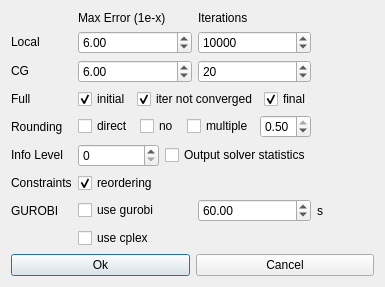
<?xml version="1.0" encoding="UTF-8"?>
<ui version="4.0">
 <class>QtMISolverDialogBaseUI</class>
 <widget class="QDialog" name="QtMISolverDialogBaseUI">
  <property name="windowModality">
   <enum>Qt::ApplicationModal</enum>
  </property>
  <property name="geometry">
   <rect>
    <x>0</x>
    <y>0</y>
    <width>385</width>
    <height>273</height>
   </rect>
  </property>
  <property name="windowTitle">
   <string>Dialog</string>
  </property>
  <layout class="QVBoxLayout" name="verticalLayout">
   <item>
    <layout class="QGridLayout" name="gridLayout">
     <item row="8" column="1">
      <widget class="QCheckBox" name="cplexRoundingCB">
       <property name="text">
        <string>use cplex</string>
       </property>
      </widget>
     </item>
     <item row="0" column="1">
      <widget class="QLabel" name="label_4">
       <property name="text">
        <string>Max Error (1e-x)</string>
       </property>
      </widget>
     </item>
     <item row="0" column="2">
      <widget class="QLabel" name="label_6">
       <property name="text">
        <string>Iterations</string>
       </property>
      </widget>
     </item>
     <item row="1" column="0">
      <widget class="QLabel" name="label_5">
       <property name="sizePolicy">
        <sizepolicy hsizetype="Fixed" vsizetype="Fixed">
         <horstretch>0</horstretch>
         <verstretch>0</verstretch>
        </sizepolicy>
       </property>
       <property name="text">
        <string>Local</string>
       </property>
      </widget>
     </item>
     <item row="1" column="1">
      <widget class="QDoubleSpinBox" name="localErrorDSB">
       <property name="decimals">
        <number>2</number>
       </property>
       <property name="minimum">
        <double>-1000000000.000000000000000</double>
       </property>
       <property name="maximum">
        <double>1000000000.000000000000000</double>
       </property>
       <property name="value">
        <double>6.000000000000000</double>
       </property>
      </widget>
     </item>
     <item row="1" column="2">
      <widget class="QSpinBox" name="localItersSB">
       <property name="maximum">
        <number>1000000000</number>
       </property>
       <property name="value">
        <number>10000</number>
       </property>
      </widget>
     </item>
     <item row="2" column="0">
      <widget class="QLabel" name="label_3">
       <property name="sizePolicy">
        <sizepolicy hsizetype="Fixed" vsizetype="Fixed">
         <horstretch>0</horstretch>
         <verstretch>0</verstretch>
        </sizepolicy>
       </property>
       <property name="text">
        <string>CG</string>
       </property>
      </widget>
     </item>
     <item row="2" column="1">
      <widget class="QDoubleSpinBox" name="cgErrorDSB">
       <property name="decimals">
        <number>2</number>
       </property>
       <property name="minimum">
        <double>-1000000000.000000000000000</double>
       </property>
       <property name="maximum">
        <double>1000000000.000000000000000</double>
       </property>
       <property name="value">
        <double>6.000000000000000</double>
       </property>
      </widget>
     </item>
     <item row="2" column="2">
      <widget class="QSpinBox" name="cgItersSB">
       <property name="maximum">
        <number>1000000000</number>
       </property>
       <property name="value">
        <number>20</number>
       </property>
      </widget>
     </item>
     <item row="3" column="0">
      <widget class="QLabel" name="label_7">
       <property name="sizePolicy">
        <sizepolicy hsizetype="Fixed" vsizetype="Fixed">
         <horstretch>0</horstretch>
         <verstretch>0</verstretch>
        </sizepolicy>
       </property>
       <property name="text">
        <string>Full</string>
       </property>
      </widget>
     </item>
     <item row="3" column="1" colspan="2">
      <layout class="QHBoxLayout" name="horizontalLayout">
       <item>
        <widget class="QCheckBox" name="initialFullCB">
         <property name="text">
          <string>initial</string>
         </property>
         <property name="checked">
          <bool>true</bool>
         </property>
        </widget>
       </item>
       <item>
        <widget class="QCheckBox" name="iterFullCB">
         <property name="text">
          <string>iter not converged</string>
         </property>
         <property name="checked">
          <bool>true</bool>
         </property>
        </widget>
       </item>
       <item>
        <widget class="QCheckBox" name="finalFullCB">
         <property name="text">
          <string>final</string>
         </property>
         <property name="checked">
          <bool>true</bool>
         </property>
         <property name="tristate">
          <bool>false</bool>
         </property>
        </widget>
       </item>
      </layout>
     </item>
     <item row="4" column="0">
      <widget class="QLabel" name="label_2">
       <property name="text">
        <string>Rounding</string>
       </property>
      </widget>
     </item>
     <item row="4" column="1" colspan="2">
      <layout class="QHBoxLayout" name="horizontalLayout_3">
       <item>
        <widget class="QCheckBox" name="directRoundingCB">
         <property name="text">
          <string>direct</string>
         </property>
        </widget>
       </item>
       <item>
        <widget class="QCheckBox" name="noRoundingCB">
         <property name="text">
          <string>no</string>
         </property>
        </widget>
       </item>
       <item>
        <widget class="QCheckBox" name="multipleRoundingCB">
         <property name="text">
          <string>multiple</string>
         </property>
        </widget>
       </item>
       <item>
        <widget class="QDoubleSpinBox" name="multipleRoundingDSB">
         <property name="decimals">
          <number>2</number>
         </property>
         <property name="minimum">
          <double>0.000000000000000</double>
         </property>
         <property name="maximum">
          <double>0.500000000000000</double>
         </property>
         <property name="value">
          <double>0.500000000000000</double>
         </property>
        </widget>
       </item>
      </layout>
     </item>
     <item row="5" column="0">
      <widget class="QLabel" name="label">
       <property name="sizePolicy">
        <sizepolicy hsizetype="Fixed" vsizetype="Fixed">
         <horstretch>0</horstretch>
         <verstretch>0</verstretch>
        </sizepolicy>
       </property>
       <property name="text">
        <string>Info Level</string>
       </property>
      </widget>
     </item>
     <item row="5" column="1" colspan="2">
      <layout class="QHBoxLayout" name="horizontalLayout_4">
       <item>
        <widget class="QSpinBox" name="infoSB"/>
       </item>
       <item>
        <widget class="QCheckBox" name="solverStatsCheckBox">
         <property name="text">
          <string>Output solver statistics</string>
         </property>
        </widget>
       </item>
      </layout>
     </item>
     <item row="6" column="0">
      <widget class="QLabel" name="label_8">
       <property name="text">
        <string>Constraints</string>
       </property>
      </widget>
     </item>
     <item row="6" column="1">
      <widget class="QCheckBox" name="use_reordering_cb">
       <property name="text">
        <string>reordering</string>
       </property>
       <property name="checked">
        <bool>true</bool>
       </property>
      </widget>
     </item>
     <item row="7" column="0">
      <widget class="QLabel" name="label_9">
       <property name="text">
        <string>GUROBI</string>
       </property>
      </widget>
     </item>
     <item row="7" column="1">
      <widget class="QCheckBox" name="gurobiRoundingCB">
       <property name="text">
        <string>use gurobi</string>
       </property>
      </widget>
     </item>
     <item row="7" column="2">
      <widget class="QDoubleSpinBox" name="gurobiMaxTimeDSB">
       <property name="maximum">
        <double>999999999.000000000000000</double>
       </property>
       <property name="value">
        <double>60.000000000000000</double>
       </property>
      </widget>
     </item>
     <item row="7" column="3">
      <widget class="QLabel" name="label_10">
       <property name="text">
        <string>s</string>
       </property>
      </widget>
     </item>
    </layout>
   </item>
   <item>
    <layout class="QHBoxLayout" name="horizontalLayout_2">
     <item>
      <widget class="QPushButton" name="okPB">
       <property name="text">
        <string>Ok</string>
       </property>
      </widget>
     </item>
     <item>
      <widget class="QPushButton" name="cancelPB">
       <property name="text">
        <string>Cancel</string>
       </property>
      </widget>
     </item>
    </layout>
   </item>
   <item>
    <spacer name="verticalSpacer">
     <property name="orientation">
      <enum>Qt::Vertical</enum>
     </property>
     <property name="sizeHint" stdset="0">
      <size>
       <width>20</width>
       <height>14</height>
      </size>
     </property>
    </spacer>
   </item>
  </layout>
 </widget>
 <resources/>
 <connections/>
</ui>
